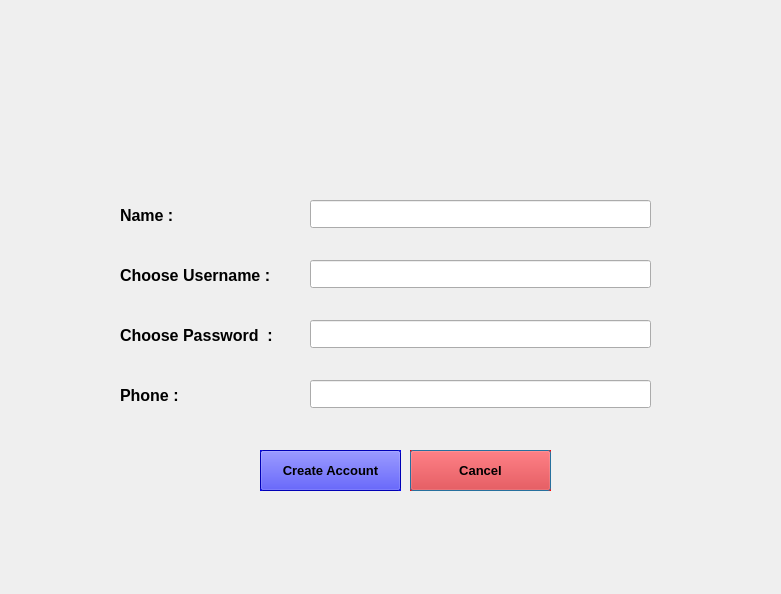
<?xml version="1.0" encoding="UTF-8"?>
<ui version="4.0">
 <class>SignUp</class>
 <widget class="QDialog" name="SignUp">
  <property name="geometry">
   <rect>
    <x>0</x>
    <y>0</y>
    <width>781</width>
    <height>594</height>
   </rect>
  </property>
  <property name="windowTitle">
   <string>Dialog</string>
  </property>
  <widget class="QLabel" name="label_pic">
   <property name="geometry">
    <rect>
     <x>0</x>
     <y>0</y>
     <width>781</width>
     <height>591</height>
    </rect>
   </property>
   <property name="text">
    <string/>
   </property>
  </widget>
  <widget class="QLabel" name="label">
   <property name="geometry">
    <rect>
     <x>120</x>
     <y>200</y>
     <width>141</width>
     <height>31</height>
    </rect>
   </property>
   <property name="font">
    <font>
     <pointsize>12</pointsize>
     <bold>true</bold>
    </font>
   </property>
   <property name="text">
    <string>Name :</string>
   </property>
  </widget>
  <widget class="QLabel" name="label_2">
   <property name="geometry">
    <rect>
     <x>120</x>
     <y>260</y>
     <width>181</width>
     <height>31</height>
    </rect>
   </property>
   <property name="font">
    <font>
     <pointsize>12</pointsize>
     <bold>true</bold>
    </font>
   </property>
   <property name="text">
    <string>Choose Username :</string>
   </property>
  </widget>
  <widget class="QLabel" name="label_3">
   <property name="geometry">
    <rect>
     <x>120</x>
     <y>320</y>
     <width>181</width>
     <height>31</height>
    </rect>
   </property>
   <property name="font">
    <font>
     <pointsize>12</pointsize>
     <bold>true</bold>
    </font>
   </property>
   <property name="text">
    <string>Choose Password  :</string>
   </property>
  </widget>
  <widget class="QLabel" name="label_4">
   <property name="geometry">
    <rect>
     <x>120</x>
     <y>380</y>
     <width>161</width>
     <height>31</height>
    </rect>
   </property>
   <property name="font">
    <font>
     <pointsize>12</pointsize>
     <bold>true</bold>
    </font>
   </property>
   <property name="text">
    <string>Phone :</string>
   </property>
  </widget>
  <widget class="QLineEdit" name="name">
   <property name="geometry">
    <rect>
     <x>310</x>
     <y>200</y>
     <width>341</width>
     <height>28</height>
    </rect>
   </property>
  </widget>
  <widget class="QLineEdit" name="uname">
   <property name="geometry">
    <rect>
     <x>310</x>
     <y>260</y>
     <width>341</width>
     <height>28</height>
    </rect>
   </property>
  </widget>
  <widget class="QLineEdit" name="pswd">
   <property name="geometry">
    <rect>
     <x>310</x>
     <y>320</y>
     <width>341</width>
     <height>28</height>
    </rect>
   </property>
  </widget>
  <widget class="QLineEdit" name="phone">
   <property name="geometry">
    <rect>
     <x>310</x>
     <y>380</y>
     <width>341</width>
     <height>28</height>
    </rect>
   </property>
  </widget>
  <widget class="QPushButton" name="pushButton">
   <property name="geometry">
    <rect>
     <x>260</x>
     <y>450</y>
     <width>141</width>
     <height>41</height>
    </rect>
   </property>
   <property name="palette">
    <palette>
     <active>
      <colorrole role="WindowText">
       <brush brushstyle="SolidPattern">
        <color alpha="255">
         <red>0</red>
         <green>0</green>
         <blue>0</blue>
        </color>
       </brush>
      </colorrole>
      <colorrole role="Button">
       <brush brushstyle="SolidPattern">
        <color alpha="255">
         <red>0</red>
         <green>0</green>
         <blue>255</blue>
        </color>
       </brush>
      </colorrole>
      <colorrole role="Light">
       <brush brushstyle="SolidPattern">
        <color alpha="255">
         <red>127</red>
         <green>127</green>
         <blue>255</blue>
        </color>
       </brush>
      </colorrole>
      <colorrole role="Midlight">
       <brush brushstyle="SolidPattern">
        <color alpha="255">
         <red>63</red>
         <green>63</green>
         <blue>255</blue>
        </color>
       </brush>
      </colorrole>
      <colorrole role="Dark">
       <brush brushstyle="SolidPattern">
        <color alpha="255">
         <red>0</red>
         <green>0</green>
         <blue>127</blue>
        </color>
       </brush>
      </colorrole>
      <colorrole role="Mid">
       <brush brushstyle="SolidPattern">
        <color alpha="255">
         <red>0</red>
         <green>0</green>
         <blue>170</blue>
        </color>
       </brush>
      </colorrole>
      <colorrole role="Text">
       <brush brushstyle="SolidPattern">
        <color alpha="255">
         <red>0</red>
         <green>0</green>
         <blue>0</blue>
        </color>
       </brush>
      </colorrole>
      <colorrole role="BrightText">
       <brush brushstyle="SolidPattern">
        <color alpha="255">
         <red>255</red>
         <green>255</green>
         <blue>255</blue>
        </color>
       </brush>
      </colorrole>
      <colorrole role="ButtonText">
       <brush brushstyle="SolidPattern">
        <color alpha="255">
         <red>0</red>
         <green>0</green>
         <blue>0</blue>
        </color>
       </brush>
      </colorrole>
      <colorrole role="Base">
       <brush brushstyle="SolidPattern">
        <color alpha="255">
         <red>255</red>
         <green>255</green>
         <blue>255</blue>
        </color>
       </brush>
      </colorrole>
      <colorrole role="Window">
       <brush brushstyle="SolidPattern">
        <color alpha="255">
         <red>0</red>
         <green>0</green>
         <blue>255</blue>
        </color>
       </brush>
      </colorrole>
      <colorrole role="Shadow">
       <brush brushstyle="SolidPattern">
        <color alpha="255">
         <red>0</red>
         <green>0</green>
         <blue>0</blue>
        </color>
       </brush>
      </colorrole>
      <colorrole role="AlternateBase">
       <brush brushstyle="SolidPattern">
        <color alpha="255">
         <red>127</red>
         <green>127</green>
         <blue>255</blue>
        </color>
       </brush>
      </colorrole>
      <colorrole role="ToolTipBase">
       <brush brushstyle="SolidPattern">
        <color alpha="255">
         <red>255</red>
         <green>255</green>
         <blue>220</blue>
        </color>
       </brush>
      </colorrole>
      <colorrole role="ToolTipText">
       <brush brushstyle="SolidPattern">
        <color alpha="255">
         <red>0</red>
         <green>0</green>
         <blue>0</blue>
        </color>
       </brush>
      </colorrole>
      <colorrole role="PlaceholderText">
       <brush brushstyle="SolidPattern">
        <color alpha="127">
         <red>0</red>
         <green>0</green>
         <blue>0</blue>
        </color>
       </brush>
      </colorrole>
      <colorrole role="Accent">
       <brush brushstyle="SolidPattern">
        <color alpha="255">
         <red>255</red>
         <green>255</green>
         <blue>255</blue>
        </color>
       </brush>
      </colorrole>
     </active>
     <inactive>
      <colorrole role="WindowText">
       <brush brushstyle="SolidPattern">
        <color alpha="255">
         <red>0</red>
         <green>0</green>
         <blue>0</blue>
        </color>
       </brush>
      </colorrole>
      <colorrole role="Button">
       <brush brushstyle="SolidPattern">
        <color alpha="255">
         <red>0</red>
         <green>0</green>
         <blue>255</blue>
        </color>
       </brush>
      </colorrole>
      <colorrole role="Light">
       <brush brushstyle="SolidPattern">
        <color alpha="255">
         <red>127</red>
         <green>127</green>
         <blue>255</blue>
        </color>
       </brush>
      </colorrole>
      <colorrole role="Midlight">
       <brush brushstyle="SolidPattern">
        <color alpha="255">
         <red>63</red>
         <green>63</green>
         <blue>255</blue>
        </color>
       </brush>
      </colorrole>
      <colorrole role="Dark">
       <brush brushstyle="SolidPattern">
        <color alpha="255">
         <red>0</red>
         <green>0</green>
         <blue>127</blue>
        </color>
       </brush>
      </colorrole>
      <colorrole role="Mid">
       <brush brushstyle="SolidPattern">
        <color alpha="255">
         <red>0</red>
         <green>0</green>
         <blue>170</blue>
        </color>
       </brush>
      </colorrole>
      <colorrole role="Text">
       <brush brushstyle="SolidPattern">
        <color alpha="255">
         <red>0</red>
         <green>0</green>
         <blue>0</blue>
        </color>
       </brush>
      </colorrole>
      <colorrole role="BrightText">
       <brush brushstyle="SolidPattern">
        <color alpha="255">
         <red>255</red>
         <green>255</green>
         <blue>255</blue>
        </color>
       </brush>
      </colorrole>
      <colorrole role="ButtonText">
       <brush brushstyle="SolidPattern">
        <color alpha="255">
         <red>0</red>
         <green>0</green>
         <blue>0</blue>
        </color>
       </brush>
      </colorrole>
      <colorrole role="Base">
       <brush brushstyle="SolidPattern">
        <color alpha="255">
         <red>255</red>
         <green>255</green>
         <blue>255</blue>
        </color>
       </brush>
      </colorrole>
      <colorrole role="Window">
       <brush brushstyle="SolidPattern">
        <color alpha="255">
         <red>0</red>
         <green>0</green>
         <blue>255</blue>
        </color>
       </brush>
      </colorrole>
      <colorrole role="Shadow">
       <brush brushstyle="SolidPattern">
        <color alpha="255">
         <red>0</red>
         <green>0</green>
         <blue>0</blue>
        </color>
       </brush>
      </colorrole>
      <colorrole role="AlternateBase">
       <brush brushstyle="SolidPattern">
        <color alpha="255">
         <red>127</red>
         <green>127</green>
         <blue>255</blue>
        </color>
       </brush>
      </colorrole>
      <colorrole role="ToolTipBase">
       <brush brushstyle="SolidPattern">
        <color alpha="255">
         <red>255</red>
         <green>255</green>
         <blue>220</blue>
        </color>
       </brush>
      </colorrole>
      <colorrole role="ToolTipText">
       <brush brushstyle="SolidPattern">
        <color alpha="255">
         <red>0</red>
         <green>0</green>
         <blue>0</blue>
        </color>
       </brush>
      </colorrole>
      <colorrole role="PlaceholderText">
       <brush brushstyle="SolidPattern">
        <color alpha="127">
         <red>0</red>
         <green>0</green>
         <blue>0</blue>
        </color>
       </brush>
      </colorrole>
      <colorrole role="Accent">
       <brush brushstyle="SolidPattern">
        <color alpha="255">
         <red>255</red>
         <green>255</green>
         <blue>255</blue>
        </color>
       </brush>
      </colorrole>
     </inactive>
     <disabled>
      <colorrole role="WindowText">
       <brush brushstyle="SolidPattern">
        <color alpha="255">
         <red>0</red>
         <green>0</green>
         <blue>127</blue>
        </color>
       </brush>
      </colorrole>
      <colorrole role="Button">
       <brush brushstyle="SolidPattern">
        <color alpha="255">
         <red>0</red>
         <green>0</green>
         <blue>255</blue>
        </color>
       </brush>
      </colorrole>
      <colorrole role="Light">
       <brush brushstyle="SolidPattern">
        <color alpha="255">
         <red>127</red>
         <green>127</green>
         <blue>255</blue>
        </color>
       </brush>
      </colorrole>
      <colorrole role="Midlight">
       <brush brushstyle="SolidPattern">
        <color alpha="255">
         <red>63</red>
         <green>63</green>
         <blue>255</blue>
        </color>
       </brush>
      </colorrole>
      <colorrole role="Dark">
       <brush brushstyle="SolidPattern">
        <color alpha="255">
         <red>0</red>
         <green>0</green>
         <blue>127</blue>
        </color>
       </brush>
      </colorrole>
      <colorrole role="Mid">
       <brush brushstyle="SolidPattern">
        <color alpha="255">
         <red>0</red>
         <green>0</green>
         <blue>170</blue>
        </color>
       </brush>
      </colorrole>
      <colorrole role="Text">
       <brush brushstyle="SolidPattern">
        <color alpha="255">
         <red>0</red>
         <green>0</green>
         <blue>127</blue>
        </color>
       </brush>
      </colorrole>
      <colorrole role="BrightText">
       <brush brushstyle="SolidPattern">
        <color alpha="255">
         <red>255</red>
         <green>255</green>
         <blue>255</blue>
        </color>
       </brush>
      </colorrole>
      <colorrole role="ButtonText">
       <brush brushstyle="SolidPattern">
        <color alpha="255">
         <red>0</red>
         <green>0</green>
         <blue>127</blue>
        </color>
       </brush>
      </colorrole>
      <colorrole role="Base">
       <brush brushstyle="SolidPattern">
        <color alpha="255">
         <red>0</red>
         <green>0</green>
         <blue>255</blue>
        </color>
       </brush>
      </colorrole>
      <colorrole role="Window">
       <brush brushstyle="SolidPattern">
        <color alpha="255">
         <red>0</red>
         <green>0</green>
         <blue>255</blue>
        </color>
       </brush>
      </colorrole>
      <colorrole role="Shadow">
       <brush brushstyle="SolidPattern">
        <color alpha="255">
         <red>0</red>
         <green>0</green>
         <blue>0</blue>
        </color>
       </brush>
      </colorrole>
      <colorrole role="AlternateBase">
       <brush brushstyle="SolidPattern">
        <color alpha="255">
         <red>0</red>
         <green>0</green>
         <blue>255</blue>
        </color>
       </brush>
      </colorrole>
      <colorrole role="ToolTipBase">
       <brush brushstyle="SolidPattern">
        <color alpha="255">
         <red>255</red>
         <green>255</green>
         <blue>220</blue>
        </color>
       </brush>
      </colorrole>
      <colorrole role="ToolTipText">
       <brush brushstyle="SolidPattern">
        <color alpha="255">
         <red>0</red>
         <green>0</green>
         <blue>0</blue>
        </color>
       </brush>
      </colorrole>
      <colorrole role="PlaceholderText">
       <brush brushstyle="SolidPattern">
        <color alpha="127">
         <red>0</red>
         <green>0</green>
         <blue>127</blue>
        </color>
       </brush>
      </colorrole>
      <colorrole role="Accent">
       <brush brushstyle="SolidPattern">
        <color alpha="255">
         <red>76</red>
         <green>76</green>
         <blue>255</blue>
        </color>
       </brush>
      </colorrole>
     </disabled>
    </palette>
   </property>
   <property name="font">
    <font>
     <pointsize>10</pointsize>
     <bold>true</bold>
    </font>
   </property>
   <property name="autoFillBackground">
    <bool>true</bool>
   </property>
   <property name="text">
    <string>Create Account</string>
   </property>
   <property name="default">
    <bool>true</bool>
   </property>
   <property name="flat">
    <bool>false</bool>
   </property>
  </widget>
  <widget class="QPushButton" name="pushButton_2">
   <property name="geometry">
    <rect>
     <x>410</x>
     <y>450</y>
     <width>141</width>
     <height>41</height>
    </rect>
   </property>
   <property name="palette">
    <palette>
     <active>
      <colorrole role="WindowText">
       <brush brushstyle="SolidPattern">
        <color alpha="255">
         <red>0</red>
         <green>0</green>
         <blue>0</blue>
        </color>
       </brush>
      </colorrole>
      <colorrole role="Button">
       <brush brushstyle="SolidPattern">
        <color alpha="255">
         <red>255</red>
         <green>0</green>
         <blue>0</blue>
        </color>
       </brush>
      </colorrole>
      <colorrole role="Light">
       <brush brushstyle="SolidPattern">
        <color alpha="255">
         <red>255</red>
         <green>127</green>
         <blue>127</blue>
        </color>
       </brush>
      </colorrole>
      <colorrole role="Midlight">
       <brush brushstyle="SolidPattern">
        <color alpha="255">
         <red>255</red>
         <green>63</green>
         <blue>63</blue>
        </color>
       </brush>
      </colorrole>
      <colorrole role="Dark">
       <brush brushstyle="SolidPattern">
        <color alpha="255">
         <red>127</red>
         <green>0</green>
         <blue>0</blue>
        </color>
       </brush>
      </colorrole>
      <colorrole role="Mid">
       <brush brushstyle="SolidPattern">
        <color alpha="255">
         <red>170</red>
         <green>0</green>
         <blue>0</blue>
        </color>
       </brush>
      </colorrole>
      <colorrole role="Text">
       <brush brushstyle="SolidPattern">
        <color alpha="255">
         <red>0</red>
         <green>0</green>
         <blue>0</blue>
        </color>
       </brush>
      </colorrole>
      <colorrole role="BrightText">
       <brush brushstyle="SolidPattern">
        <color alpha="255">
         <red>255</red>
         <green>255</green>
         <blue>255</blue>
        </color>
       </brush>
      </colorrole>
      <colorrole role="ButtonText">
       <brush brushstyle="SolidPattern">
        <color alpha="255">
         <red>0</red>
         <green>0</green>
         <blue>0</blue>
        </color>
       </brush>
      </colorrole>
      <colorrole role="Base">
       <brush brushstyle="SolidPattern">
        <color alpha="255">
         <red>255</red>
         <green>255</green>
         <blue>255</blue>
        </color>
       </brush>
      </colorrole>
      <colorrole role="Window">
       <brush brushstyle="SolidPattern">
        <color alpha="255">
         <red>255</red>
         <green>0</green>
         <blue>0</blue>
        </color>
       </brush>
      </colorrole>
      <colorrole role="Shadow">
       <brush brushstyle="SolidPattern">
        <color alpha="255">
         <red>0</red>
         <green>0</green>
         <blue>0</blue>
        </color>
       </brush>
      </colorrole>
      <colorrole role="AlternateBase">
       <brush brushstyle="SolidPattern">
        <color alpha="255">
         <red>255</red>
         <green>127</green>
         <blue>127</blue>
        </color>
       </brush>
      </colorrole>
      <colorrole role="ToolTipBase">
       <brush brushstyle="SolidPattern">
        <color alpha="255">
         <red>255</red>
         <green>255</green>
         <blue>220</blue>
        </color>
       </brush>
      </colorrole>
      <colorrole role="ToolTipText">
       <brush brushstyle="SolidPattern">
        <color alpha="255">
         <red>0</red>
         <green>0</green>
         <blue>0</blue>
        </color>
       </brush>
      </colorrole>
      <colorrole role="PlaceholderText">
       <brush brushstyle="SolidPattern">
        <color alpha="127">
         <red>0</red>
         <green>0</green>
         <blue>0</blue>
        </color>
       </brush>
      </colorrole>
      <colorrole role="Accent">
       <brush brushstyle="SolidPattern">
        <color alpha="255">
         <red>255</red>
         <green>255</green>
         <blue>255</blue>
        </color>
       </brush>
      </colorrole>
     </active>
     <inactive>
      <colorrole role="WindowText">
       <brush brushstyle="SolidPattern">
        <color alpha="255">
         <red>0</red>
         <green>0</green>
         <blue>0</blue>
        </color>
       </brush>
      </colorrole>
      <colorrole role="Button">
       <brush brushstyle="SolidPattern">
        <color alpha="255">
         <red>255</red>
         <green>0</green>
         <blue>0</blue>
        </color>
       </brush>
      </colorrole>
      <colorrole role="Light">
       <brush brushstyle="SolidPattern">
        <color alpha="255">
         <red>255</red>
         <green>127</green>
         <blue>127</blue>
        </color>
       </brush>
      </colorrole>
      <colorrole role="Midlight">
       <brush brushstyle="SolidPattern">
        <color alpha="255">
         <red>255</red>
         <green>63</green>
         <blue>63</blue>
        </color>
       </brush>
      </colorrole>
      <colorrole role="Dark">
       <brush brushstyle="SolidPattern">
        <color alpha="255">
         <red>127</red>
         <green>0</green>
         <blue>0</blue>
        </color>
       </brush>
      </colorrole>
      <colorrole role="Mid">
       <brush brushstyle="SolidPattern">
        <color alpha="255">
         <red>170</red>
         <green>0</green>
         <blue>0</blue>
        </color>
       </brush>
      </colorrole>
      <colorrole role="Text">
       <brush brushstyle="SolidPattern">
        <color alpha="255">
         <red>0</red>
         <green>0</green>
         <blue>0</blue>
        </color>
       </brush>
      </colorrole>
      <colorrole role="BrightText">
       <brush brushstyle="SolidPattern">
        <color alpha="255">
         <red>255</red>
         <green>255</green>
         <blue>255</blue>
        </color>
       </brush>
      </colorrole>
      <colorrole role="ButtonText">
       <brush brushstyle="SolidPattern">
        <color alpha="255">
         <red>0</red>
         <green>0</green>
         <blue>0</blue>
        </color>
       </brush>
      </colorrole>
      <colorrole role="Base">
       <brush brushstyle="SolidPattern">
        <color alpha="255">
         <red>255</red>
         <green>255</green>
         <blue>255</blue>
        </color>
       </brush>
      </colorrole>
      <colorrole role="Window">
       <brush brushstyle="SolidPattern">
        <color alpha="255">
         <red>255</red>
         <green>0</green>
         <blue>0</blue>
        </color>
       </brush>
      </colorrole>
      <colorrole role="Shadow">
       <brush brushstyle="SolidPattern">
        <color alpha="255">
         <red>0</red>
         <green>0</green>
         <blue>0</blue>
        </color>
       </brush>
      </colorrole>
      <colorrole role="AlternateBase">
       <brush brushstyle="SolidPattern">
        <color alpha="255">
         <red>255</red>
         <green>127</green>
         <blue>127</blue>
        </color>
       </brush>
      </colorrole>
      <colorrole role="ToolTipBase">
       <brush brushstyle="SolidPattern">
        <color alpha="255">
         <red>255</red>
         <green>255</green>
         <blue>220</blue>
        </color>
       </brush>
      </colorrole>
      <colorrole role="ToolTipText">
       <brush brushstyle="SolidPattern">
        <color alpha="255">
         <red>0</red>
         <green>0</green>
         <blue>0</blue>
        </color>
       </brush>
      </colorrole>
      <colorrole role="PlaceholderText">
       <brush brushstyle="SolidPattern">
        <color alpha="127">
         <red>0</red>
         <green>0</green>
         <blue>0</blue>
        </color>
       </brush>
      </colorrole>
      <colorrole role="Accent">
       <brush brushstyle="SolidPattern">
        <color alpha="255">
         <red>255</red>
         <green>255</green>
         <blue>255</blue>
        </color>
       </brush>
      </colorrole>
     </inactive>
     <disabled>
      <colorrole role="WindowText">
       <brush brushstyle="SolidPattern">
        <color alpha="255">
         <red>127</red>
         <green>0</green>
         <blue>0</blue>
        </color>
       </brush>
      </colorrole>
      <colorrole role="Button">
       <brush brushstyle="SolidPattern">
        <color alpha="255">
         <red>255</red>
         <green>0</green>
         <blue>0</blue>
        </color>
       </brush>
      </colorrole>
      <colorrole role="Light">
       <brush brushstyle="SolidPattern">
        <color alpha="255">
         <red>255</red>
         <green>127</green>
         <blue>127</blue>
        </color>
       </brush>
      </colorrole>
      <colorrole role="Midlight">
       <brush brushstyle="SolidPattern">
        <color alpha="255">
         <red>255</red>
         <green>63</green>
         <blue>63</blue>
        </color>
       </brush>
      </colorrole>
      <colorrole role="Dark">
       <brush brushstyle="SolidPattern">
        <color alpha="255">
         <red>127</red>
         <green>0</green>
         <blue>0</blue>
        </color>
       </brush>
      </colorrole>
      <colorrole role="Mid">
       <brush brushstyle="SolidPattern">
        <color alpha="255">
         <red>170</red>
         <green>0</green>
         <blue>0</blue>
        </color>
       </brush>
      </colorrole>
      <colorrole role="Text">
       <brush brushstyle="SolidPattern">
        <color alpha="255">
         <red>127</red>
         <green>0</green>
         <blue>0</blue>
        </color>
       </brush>
      </colorrole>
      <colorrole role="BrightText">
       <brush brushstyle="SolidPattern">
        <color alpha="255">
         <red>255</red>
         <green>255</green>
         <blue>255</blue>
        </color>
       </brush>
      </colorrole>
      <colorrole role="ButtonText">
       <brush brushstyle="SolidPattern">
        <color alpha="255">
         <red>127</red>
         <green>0</green>
         <blue>0</blue>
        </color>
       </brush>
      </colorrole>
      <colorrole role="Base">
       <brush brushstyle="SolidPattern">
        <color alpha="255">
         <red>255</red>
         <green>0</green>
         <blue>0</blue>
        </color>
       </brush>
      </colorrole>
      <colorrole role="Window">
       <brush brushstyle="SolidPattern">
        <color alpha="255">
         <red>255</red>
         <green>0</green>
         <blue>0</blue>
        </color>
       </brush>
      </colorrole>
      <colorrole role="Shadow">
       <brush brushstyle="SolidPattern">
        <color alpha="255">
         <red>0</red>
         <green>0</green>
         <blue>0</blue>
        </color>
       </brush>
      </colorrole>
      <colorrole role="AlternateBase">
       <brush brushstyle="SolidPattern">
        <color alpha="255">
         <red>255</red>
         <green>0</green>
         <blue>0</blue>
        </color>
       </brush>
      </colorrole>
      <colorrole role="ToolTipBase">
       <brush brushstyle="SolidPattern">
        <color alpha="255">
         <red>255</red>
         <green>255</green>
         <blue>220</blue>
        </color>
       </brush>
      </colorrole>
      <colorrole role="ToolTipText">
       <brush brushstyle="SolidPattern">
        <color alpha="255">
         <red>0</red>
         <green>0</green>
         <blue>0</blue>
        </color>
       </brush>
      </colorrole>
      <colorrole role="PlaceholderText">
       <brush brushstyle="SolidPattern">
        <color alpha="127">
         <red>127</red>
         <green>0</green>
         <blue>0</blue>
        </color>
       </brush>
      </colorrole>
      <colorrole role="Accent">
       <brush brushstyle="SolidPattern">
        <color alpha="255">
         <red>255</red>
         <green>76</green>
         <blue>76</blue>
        </color>
       </brush>
      </colorrole>
     </disabled>
    </palette>
   </property>
   <property name="font">
    <font>
     <pointsize>10</pointsize>
     <bold>true</bold>
     <stylestrategy>PreferDefault</stylestrategy>
     <kerning>true</kerning>
    </font>
   </property>
   <property name="autoFillBackground">
    <bool>true</bool>
   </property>
   <property name="text">
    <string>Cancel</string>
   </property>
   <property name="default">
    <bool>true</bool>
   </property>
  </widget>
  <widget class="QLabel" name="label_demo">
   <property name="geometry">
    <rect>
     <x>330</x>
     <y>500</y>
     <width>161</width>
     <height>31</height>
    </rect>
   </property>
   <property name="text">
    <string/>
   </property>
  </widget>
 </widget>
 <resources/>
 <connections/>
</ui>
